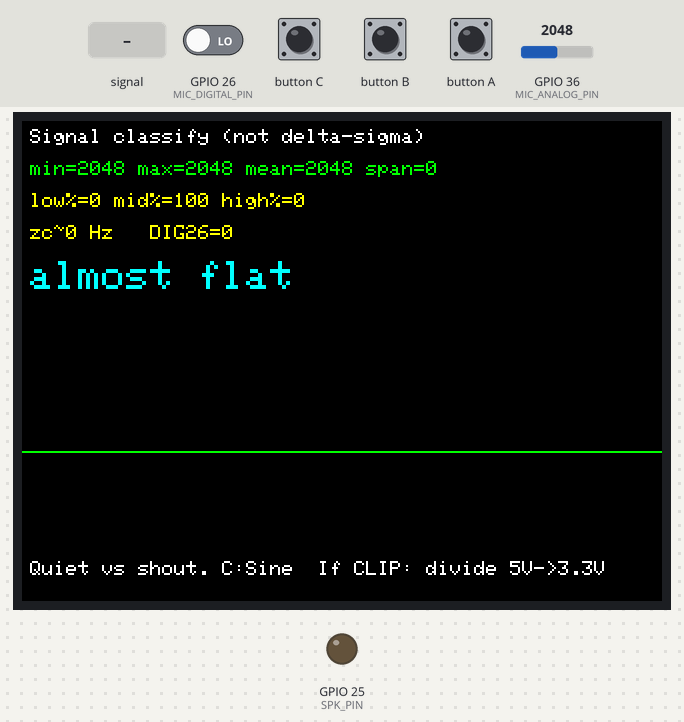
This program was run on a simulated ESP32. Shown: 320×240 colour display, output pins drawn as LEDs (lit = HIGH). The inputs (shaded band) are chosen by the test bench; at power-on: GPIO 36 (MIC_ANALOG_PIN) = 2048, GPIO 26 (MIC_DIGITAL_PIN) LOW (analog values on the 0–4095 scale). What the program prints to the serial monitor is not drawn.

Above: at 1.4 s.
1.5 s: GPIO 36 (MIC_ANALOG_PIN) fed a 200 Hz sine of ±327 counts around its level
At 1.71 s:
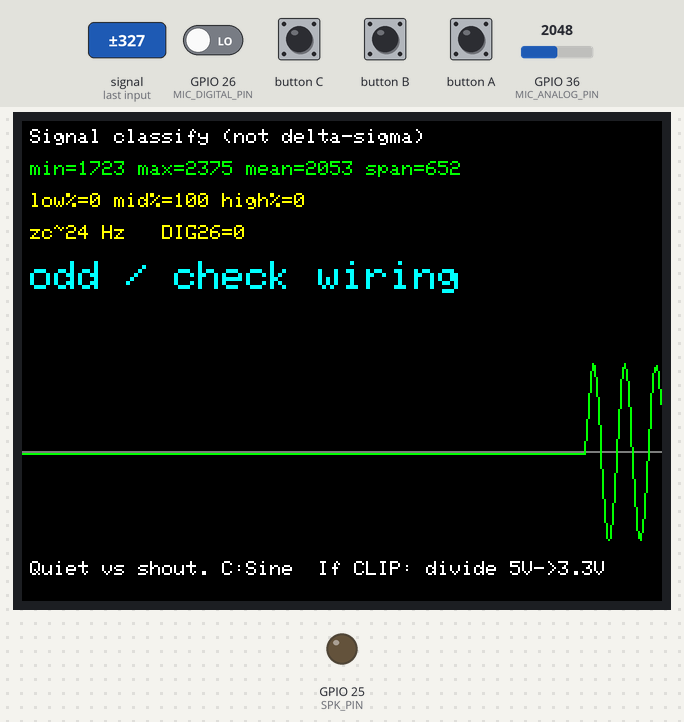
3.7 s: GPIO 36 (MIC_ANALOG_PIN) set to 422
At 4.2 s:
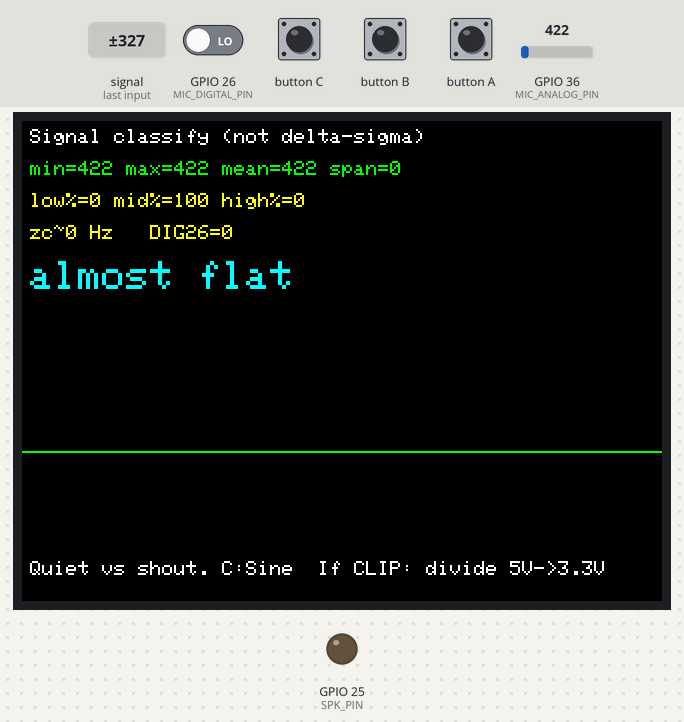
5.4 s: GPIO 36 (MIC_ANALOG_PIN) set to 379
At 6.0 s:
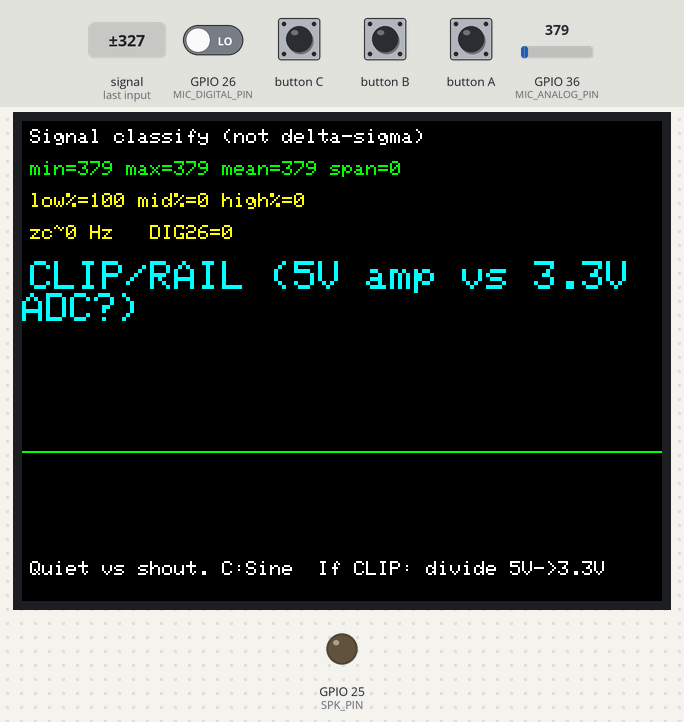
7.1 s: GPIO 26 (MIC_DIGITAL_PIN) driven HIGH
8.8 s: GPIO 36 (MIC_ANALOG_PIN) fed a 200 Hz sine of ±327 counts around its level
At 10.3 s:
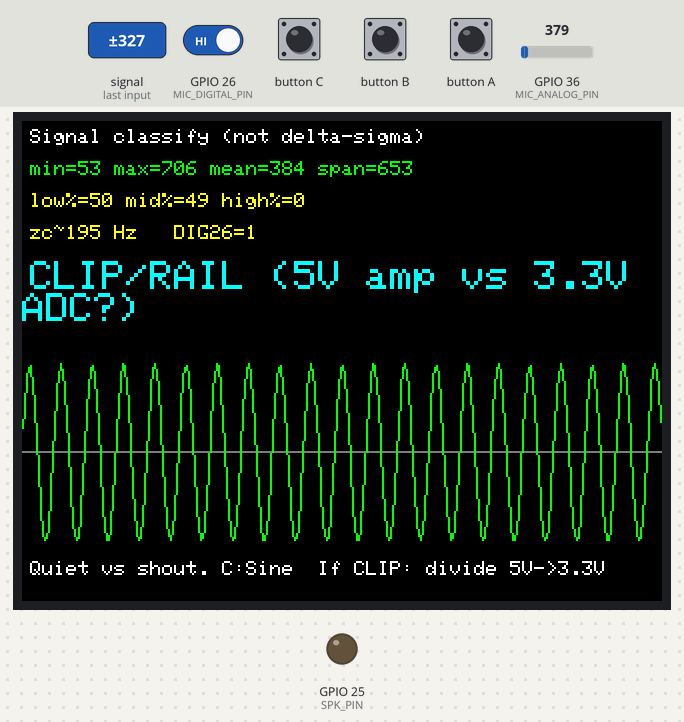
10.4 s: button C pressed for 0.15 s
Timing chart, 0 to 10.9 s (numbered marks = the images above; inputs shaded):
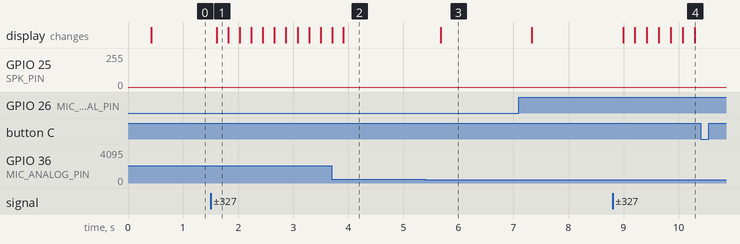

Measured:
- the behaviour switches between 400 and 399 on GPIO 36 (MIC_ANALOG_PIN) (found by bisection; images 2 and 3)
- after the input at 1.5 s, the display: changes after 0.11 s (image 1)
- after the input at 5.4 s, the display: changes after 0.28 s (image 3)
- after the input at 8.8 s, the display: first changes after 0.19 s (image 4 shows a later state)

The program:

main.cpp
```cpp
#include <M5Stack.h>
#include <math.h>

// Unit MIC analog is 5V-side MAX4466.
// ESP32 ADC tops out ~3.3V -> easy to rail at 4095 and look "not like audio".
static const int MIC_ANALOG_PIN = 36;
static const int MIC_DIGITAL_PIN = 26;
static const int SPK_PIN = 25;

static const int N = 512;
static const uint32_t SAMPLE_US = 200;  // 5 kHz

static uint16_t buf[N];

static void silenceSpeaker() { dacWrite(SPK_PIN, 0); }

static void enableDacSpeaker() {
  M5.Speaker.end();
  silenceSpeaker();
}

static void playSine() {
  enableDacSpeaker();
  const uint32_t hz = 22050;
  const uint32_t us = 1000000UL / hz;
  const int nSamples = (int)(hz * 0.6f);
  float phase = 0;
  const float step = 2.0f * (float)M_PI * 440.0f / (float)hz;
  uint32_t next = micros();
  for (int i = 0; i < nSamples; i++) {
    while ((int32_t)(micros() - next) < 0) {
    }
    next += us;
    int out = 128 + (int)(sinf(phase) * 40);
    dacWrite(SPK_PIN, (uint8_t)constrain(out, 0, 255));
    phase += step;
    if (phase > 6.2831853f) phase -= 6.2831853f;
  }
  silenceSpeaker();
}

struct Stats {
  int vmin, vmax, mean;
  int nLow, nMid, nHigh;  // <400, 400..3695, >3695
  int zc;                 // zero-cross around mean
  float zcHz;
  const char *kind;
};

static Stats analyze() {
  uint32_t next = micros();
  uint32_t sum = 0;
  int vmin = 4095, vmax = 0;
  for (int i = 0; i < N; i++) {
    while ((int32_t)(micros() - next) < 0) {
    }
    next += SAMPLE_US;
    int v = analogRead(MIC_ANALOG_PIN);
    buf[i] = (uint16_t)v;
    sum += (uint32_t)v;
    if (v < vmin) vmin = v;
    if (v > vmax) vmax = v;
  }

  Stats s;
  s.vmin = vmin;
  s.vmax = vmax;
  s.mean = (int)(sum / (uint32_t)N);
  s.nLow = s.nMid = s.nHigh = 0;
  s.zc = 0;

  for (int i = 0; i < N; i++) {
    int v = buf[i];
    if (v < 400) {
      s.nLow++;
    } else if (v > 3695) {
      s.nHigh++;
    } else {
      s.nMid++;
    }
    if (i > 0) {
      bool a = buf[i - 1] >= s.mean;
      bool b = v >= s.mean;
      if (a != b) s.zc++;
    }
  }

  const float durSec = (float)N * (float)SAMPLE_US * 1e-6f;
  s.zcHz = (durSec > 0) ? (0.5f * (float)s.zc / durSec) : 0;

  const int rail = s.nLow + s.nHigh;
  if (rail > N * 3 / 10) {
    s.kind = "CLIP/RAIL (5V amp vs 3.3V ADC?)";
  } else if (s.zcHz > 800) {
    s.kind = "HF/noise-like (not voice)";
  } else if ((s.vmax - s.vmin) < 40) {
    s.kind = "almost flat";
  } else if (s.zcHz > 80 && s.zcHz < 600 && rail < N / 10) {
    s.kind = "maybe audio-ish";
  } else {
    s.kind = "odd / check wiring";
  }
  return s;
}

static void drawWave(const Stats &s) {
  const int top = 120;
  const int bot = 210;
  const int mid = (top + bot) / 2;
  M5.Lcd.fillRect(0, top, 320, bot - top, BLACK);
  M5.Lcd.drawFastHLine(0, mid, 320, DARKGREY);

  int half = (s.vmax - s.vmin) / 2;
  if (half < 80) half = 80;
  int lo = s.mean - half;
  int hi = s.mean + half;

  int prevY = mid;
  for (int x = 0; x < 320; x++) {
    int idx = x * N / 320;
    int y = map((int)buf[idx], lo, hi, bot - 1, top);
    y = constrain(y, top, bot - 1);
    if (x > 0) M5.Lcd.drawLine(x - 1, prevY, x, y, GREEN);
    prevY = y;
  }
}

static void drawUi(const Stats &s) {
  M5.Lcd.fillRect(0, 0, 320, 118, BLACK);
  M5.Lcd.setTextSize(1);
  M5.Lcd.setTextColor(WHITE, BLACK);
  M5.Lcd.setCursor(4, 4);
  M5.Lcd.print("Signal classify (not delta-sigma)");

  M5.Lcd.setTextColor(GREEN, BLACK);
  M5.Lcd.setCursor(4, 20);
  M5.Lcd.printf("min=%d max=%d mean=%d span=%d", s.vmin, s.vmax, s.mean,
                s.vmax - s.vmin);

  M5.Lcd.setCursor(4, 36);
  M5.Lcd.setTextColor(YELLOW, BLACK);
  M5.Lcd.printf("low%%=%d mid%%=%d high%%=%d", s.nLow * 100 / N,
                s.nMid * 100 / N, s.nHigh * 100 / N);

  M5.Lcd.setCursor(4, 52);
  M5.Lcd.printf("zc~%.0f Hz   DIG26=%d", s.zcHz, digitalRead(MIC_DIGITAL_PIN));

  M5.Lcd.setTextSize(2);
  M5.Lcd.setTextColor(CYAN, BLACK);
  M5.Lcd.setCursor(4, 70);
  M5.Lcd.print(s.kind);

  M5.Lcd.setTextSize(1);
  M5.Lcd.setTextColor(WHITE, BLACK);
  M5.Lcd.setCursor(4, 220);
  M5.Lcd.print("Quiet vs shout. C:Sine  If CLIP: divide 5V->3.3V");
}

void setup() {
  M5.begin(true, false, true);
  M5.Power.begin();
  enableDacSpeaker();
  pinMode(MIC_DIGITAL_PIN, INPUT);
  analogReadResolution(12);
  analogSetPinAttenuation(MIC_ANALOG_PIN, ADC_11db);
  Serial.begin(115200);
  M5.Lcd.fillScreen(BLACK);
}

void loop() {
  M5.update();
  if (M5.BtnC.wasPressed()) playSine();

  Stats s = analyze();
  drawUi(s);
  drawWave(s);

  Serial.printf(
      "min=%d max=%d mean=%d low=%d mid=%d high=%d zcHz=%.1f dig=%d | %s\n",
      s.vmin, s.vmax, s.mean, s.nLow, s.nMid, s.nHigh, s.zcHz,
      digitalRead(MIC_DIGITAL_PIN), s.kind);
}
```
